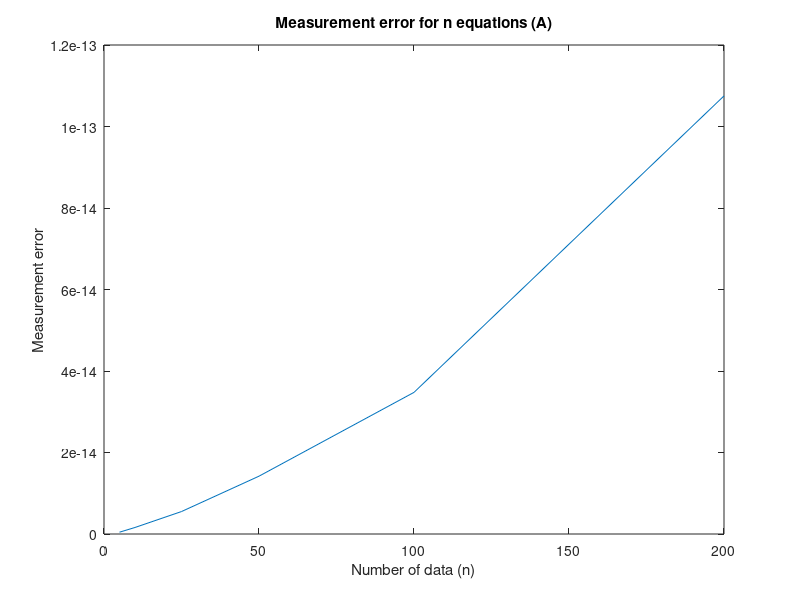
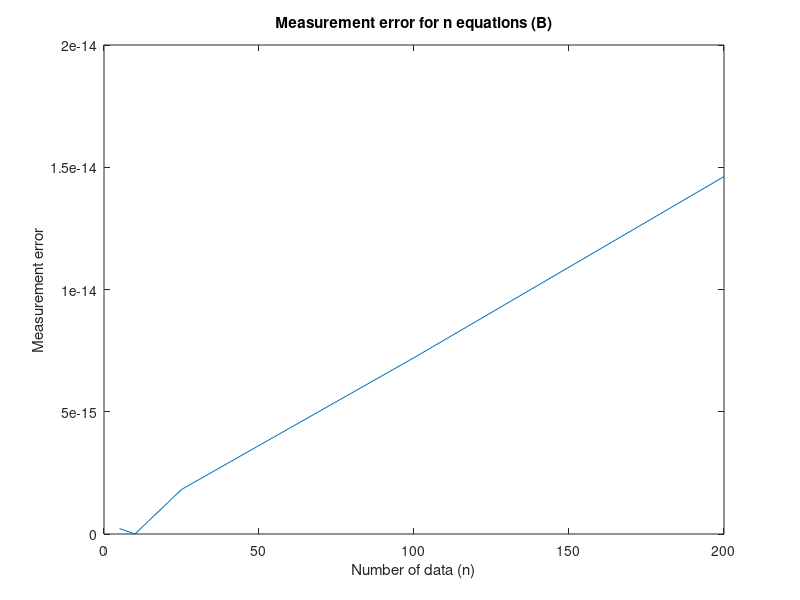
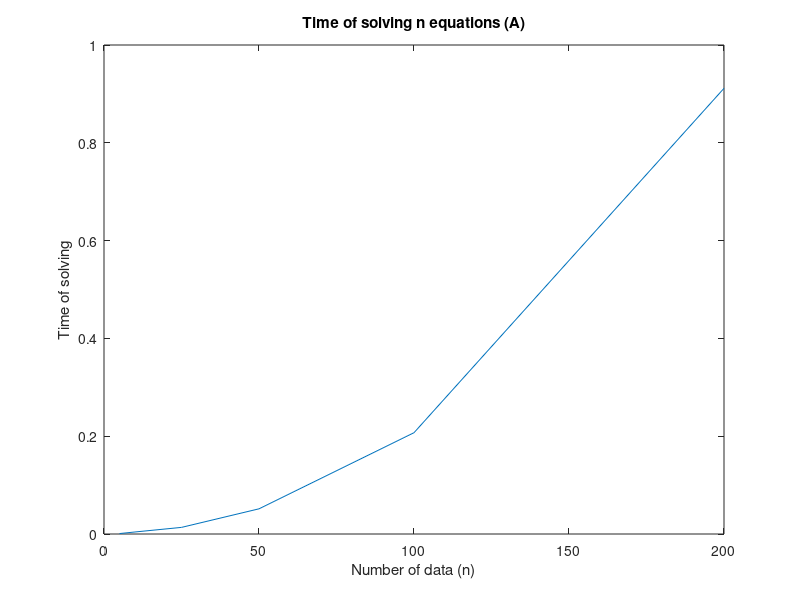

Here is the MATLAB script that generated these plots, in order:
function X = Task_1()
    n=[5,10,25,50,100,200];
    approaches=size(n, 2);
    x=n;
    yA=zeros(1,approaches);
    yB=zeros(1,approaches);
    T = zeros(1, approaches);
    for i=1:approaches
        [A, b]=matrix_a(n(i));
        fprintf('Time of solving %d equations:\n', n(i));
        tic
        [X, epsilon] = Gauss_partial_pivoting(A,b, n(i));
        T(i)=toc;
        fprintf('Measurement error: %d\n\n', epsilon);
        yA(i)=epsilon;
    end
    for i=1:approaches
        [A, b]=matrix_b(n(i));
        fprintf('Time of solving %d equations:\n', n(i));
        [X, epsilon] = Gauss_partial_pivoting(A,b);
        fprintf('Measurement error: %d\n\n', epsilon);
        yB(i)=epsilon;
    end
    figure(1);
    plot(x, yA);
    title('Measurement error for n equations (A)');
    xlabel('Number of data (n)');
    ylabel('Measurement error');
    
    figure(2);
    plot(x, yB)
    title('Measurement error for n equations (B)');
    xlabel('Number of data (n)');
    ylabel('Measurement error');

    figure(3);
    plot(x, T);
    title('Time of solving n equations (A)');
    xlabel('Number of data (n)');
    ylabel('Time of solving');

    clear X;
end


function [X, epsilon] = Gauss_partial_pivoting(A, b, n)
tic
    if nargin < 3
        n = size(A, 1);
    end
    for i=1:n
        maxA=abs(A(i,i)); % sets initial maximum value i column
        maxi=i;
        for j=i+1:n
            if abs(A(j,i))>maxA
                maxA=abs(A(j,i));
                maxi=j;
            end
        end
        temp = A(i,:); % switching rows
        A(i,:) = A(maxi,:);
        A(maxi,:) = temp;
        tempB = b(i); % switching rows
        b(i) = b(maxi);
        b(maxi) = tempB;
        for j=i+1:n
            l = A(j,i)/A(i,i);
            A(j,:) = A(j,:)-l*A(i,:);
            b(j) = b(j) - l*b(i);
        end
    end
    X = zeros(n,1);
    for i=n:-1:1
        equation=A(i,:)*X;
        X(i,1) = (b(i,1)-equation)/A(i,i);
    end
    z=A*X-b;
    epsilon=norm(A*X-b);
toc
end

function [A, b] = matrix_a(n)
    A=zeros(n,n);
    b=zeros(n,1);
    for i=1:n
        for j=1:n
            if i == j
                A(i, j) = 10;
            elseif j == i - 3 || j == i + 3
                A(i, j) = -3+j/n;
            end
        end
        b(i,1) = 2.5+0.5 * i;
    end
end

function [A, b] = matrix_b(n)
    A=zeros(n,n);
    b=zeros(n,1);
    for i=1:n
        for j=1:n
            if i == j
                A(i, j) = 1/6;
            else
                A(i, j) = 2*(i-j)+2;
            end
        end
        b(i,1) = 2.5 + 0.4 * i;
    end
end
